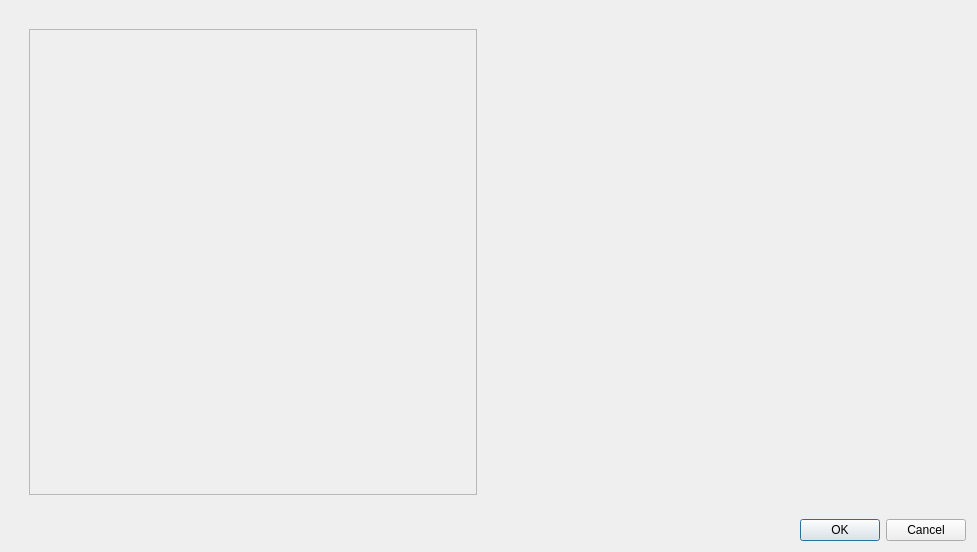
<?xml version="1.0" encoding="UTF-8"?>
<ui version="4.0">
 <class>ContactPlacement</class>
 <widget class="QDialog" name="ContactPlacement">
  <property name="geometry">
   <rect>
    <x>0</x>
    <y>0</y>
    <width>977</width>
    <height>552</height>
   </rect>
  </property>
  <property name="windowTitle">
   <string>Dialog</string>
  </property>
  <layout class="QVBoxLayout" name="verticalLayout">
   <item>
    <widget class="QWidget" name="widget" native="true">
     <layout class="QHBoxLayout" name="horizontalLayout">
      <item>
       <widget class="QWidget" name="widget_3" native="true">
        <property name="minimumSize">
         <size>
          <width>50</width>
          <height>0</height>
         </size>
        </property>
        <layout class="QVBoxLayout" name="verticalLayout_2">
         <item>
          <widget class="QFrame" name="padTables">
           <property name="frameShape">
            <enum>QFrame::StyledPanel</enum>
           </property>
           <property name="frameShadow">
            <enum>QFrame::Raised</enum>
           </property>
           <layout class="QVBoxLayout" name="verticalLayout_3"/>
          </widget>
         </item>
        </layout>
       </widget>
      </item>
      <item>
       <widget class="QWidget" name="framePreview" native="true">
        <property name="minimumSize">
         <size>
          <width>400</width>
          <height>40</height>
         </size>
        </property>
        <property name="maximumSize">
         <size>
          <width>600</width>
          <height>600</height>
         </size>
        </property>
        <layout class="QHBoxLayout" name="horizontalLayout_2">
         <item>
          <widget class="QWidget" name="widget_2" native="true"/>
         </item>
        </layout>
       </widget>
      </item>
     </layout>
    </widget>
   </item>
   <item>
    <widget class="QDialogButtonBox" name="buttonBox">
     <property name="orientation">
      <enum>Qt::Horizontal</enum>
     </property>
     <property name="standardButtons">
      <set>QDialogButtonBox::Cancel|QDialogButtonBox::Ok</set>
     </property>
    </widget>
   </item>
  </layout>
 </widget>
 <resources/>
 <connections>
  <connection>
   <sender>buttonBox</sender>
   <signal>accepted()</signal>
   <receiver>ContactPlacement</receiver>
   <slot>accept()</slot>
   <hints>
    <hint type="sourcelabel">
     <x>248</x>
     <y>254</y>
    </hint>
    <hint type="destinationlabel">
     <x>157</x>
     <y>274</y>
    </hint>
   </hints>
  </connection>
  <connection>
   <sender>buttonBox</sender>
   <signal>rejected()</signal>
   <receiver>ContactPlacement</receiver>
   <slot>reject()</slot>
   <hints>
    <hint type="sourcelabel">
     <x>316</x>
     <y>260</y>
    </hint>
    <hint type="destinationlabel">
     <x>286</x>
     <y>274</y>
    </hint>
   </hints>
  </connection>
 </connections>
</ui>
